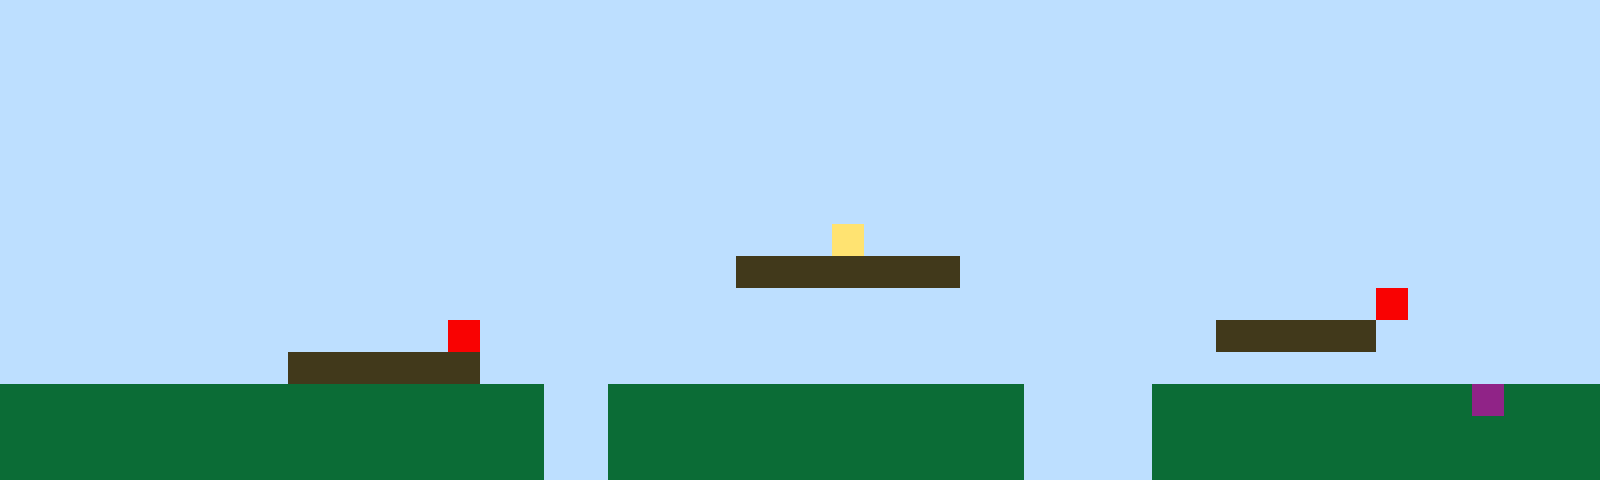

A level layout from a 2D game, rendered from its tile map. Below: a short description, then the map file with its tile-grid data intact:
An orthogonal 50x15 tile map with 32x32 px tiles, 1 tile layer (Tile Layer 1).

<map version="1.10" tiledversion="1.11.2" orientation="orthogonal" renderorder="right-up" width="50" height="15" tilewidth="32" tileheight="32" infinite="0" nextlayerid="2" nextobjectid="1"><editorsettings><export target="map1.csv" format="csv" /></editorsettings><tileset firstgid="1" name="sprites" tilewidth="32" tileheight="32" tilecount="6" columns="3"><image source="sprites.png" width="96" height="64" /></tileset><layer id="1" name="Tile Layer 1" width="50" height="15"><data encoding="csv">1,1,1,1,1,1,1,1,1,1,1,1,1,1,1,1,1,1,1,1,1,1,1,1,1,1,1,1,1,1,1,1,1,1,1,1,1,1,1,1,1,1,1,1,1,1,1,1,1,1,1,1,1,1,1,1,1,1,1,1,1,1,1,1,1,1,1,1,1,1,1,1,1,1,1,1,1,1,1,1,1,1,1,1,1,1,1,1,1,1,1,1,1,1,1,1,1,1,1,1,1,1,1,1,1,1,1,1,1,1,1,1,1,1,1,1,1,1,1,1,1,1,1,1,1,1,1,1,1,1,1,1,1,1,1,1,1,1,1,1,1,1,1,1,1,1,1,1,1,1,1,1,1,1,1,1,1,1,1,1,1,1,1,1,1,1,1,1,1,1,1,1,1,1,1,1,1,1,1,1,1,1,1,1,1,1,1,1,1,1,1,1,1,1,1,1,1,1,1,1,1,1,1,1,1,1,1,1,1,1,1,1,1,1,1,1,1,1,1,1,1,1,1,1,1,1,1,1,1,1,1,1,1,1,1,1,1,1,1,1,1,1,1,1,1,1,1,1,1,1,1,1,1,1,1,1,1,1,1,1,1,1,1,1,1,1,1,1,1,1,1,1,1,1,1,1,1,1,1,1,1,1,1,1,1,1,1,1,1,1,1,1,1,1,1,1,1,1,1,1,1,1,1,1,1,1,1,1,1,1,1,1,1,1,1,1,1,1,1,1,1,1,1,1,1,1,1,1,1,1,1,1,1,1,1,1,1,1,1,1,1,1,1,1,1,1,1,1,1,1,1,1,1,1,1,1,1,1,1,1,1,1,1,1,1,1,1,1,1,1,1,1,1,1,1,1,4,1,1,1,1,1,1,1,1,1,1,1,1,1,1,1,1,1,1,1,1,1,1,1,1,1,1,1,1,1,1,1,1,1,1,1,1,1,1,1,1,1,1,1,1,1,1,3,3,3,3,3,3,3,1,1,1,1,1,1,1,1,1,1,1,1,1,1,1,1,1,1,1,1,1,1,1,1,1,1,1,1,1,1,1,1,1,1,1,1,1,1,1,1,1,1,1,1,1,1,1,1,1,1,1,1,1,1,1,1,1,1,1,1,1,1,1,5,1,1,1,1,1,1,1,1,1,1,1,1,1,1,1,1,1,1,1,1,5,1,1,1,1,1,1,1,1,1,1,1,1,1,1,1,1,1,1,1,1,1,1,1,3,3,3,3,3,1,1,1,1,1,1,1,1,1,1,1,1,1,1,1,1,3,3,3,3,3,3,1,1,1,1,1,1,1,1,1,1,1,1,1,1,1,1,1,1,1,1,1,1,1,1,1,1,1,1,1,1,1,1,1,1,1,2,2,2,2,2,2,2,2,2,2,2,2,2,2,2,2,2,1,1,2,2,2,2,2,2,2,2,2,2,2,2,2,1,1,1,1,2,2,2,2,2,2,2,2,2,2,6,2,2,2,2,2,2,2,2,2,2,2,2,2,2,2,2,2,2,2,2,1,1,2,2,2,2,2,2,2,2,2,2,2,2,2,1,1,1,1,2,2,2,2,2,2,2,2,2,2,2,2,2,2,2,2,2,2,2,2,2,2,2,2,2,2,2,2,2,2,2,1,1,2,2,2,2,2,2,2,2,2,2,2,2,2,1,1,1,1,2,2,2,2,2,2,2,2,2,2,2,2,2,2</data></layer></map>
